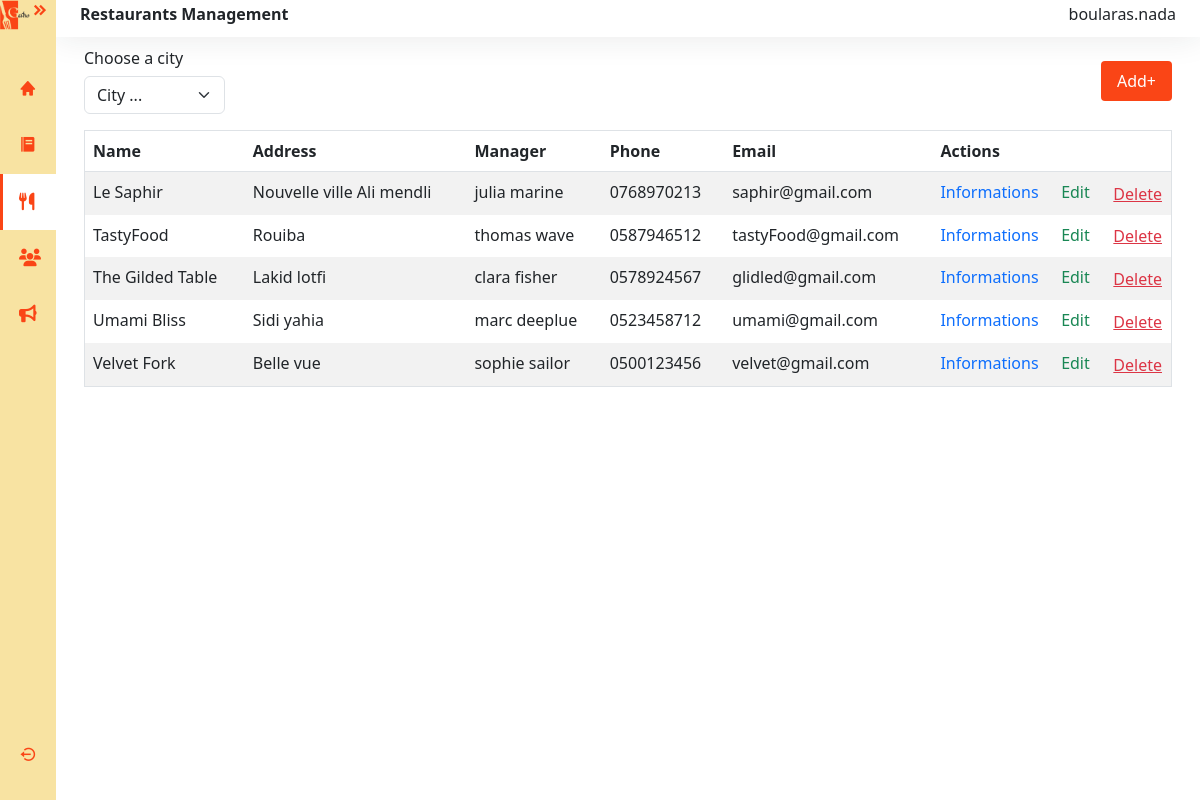
The page /restaurant/restaurants/ (signed in) on the database its author committed.
### restaurant/models.py (models this page shows, shortened)
class User(AbstractUser):
    USER_TYPES = (
        ('PDG', 'PDG'),
        ('MANAGER', 'Manager'),
        ('CHEF', 'Chef'),
        ('SERVER', 'Server'),
        ('DELIVERY', 'Delivery Person'),
        ('CLIENT', 'Client'),
        ('SUPPLIER', 'Supplier'),
    )
    user_type = models.CharField(max_length=10, choices=USER_TYPES)
    phone = models.CharField(max_length=20)
    groups = models.ManyToManyField(
        'auth.Group',
        verbose_name='groups',
        blank=True,
        help_text='The groups this user belongs to.',
        related_name="restaurant_user_groups",
        related_query_name="restaurant_user",
    )
    user_permissions = models.ManyToManyField(
        'auth.Permission',
        verbose_name='user permissions',
        blank=True,
        help_text='Specific permissions for this user.',
        related_name="restaurant_user_permissions",
        related_query_name="restaurant_user",
    )

class Restaurant(models.Model):
    name = models.CharField(max_length=100)
    address = models.CharField(max_length=255)
    city = models.CharField(max_length=100)
    phone = models.CharField(max_length=20)
    email = models.EmailField()
    image = models.ImageField(upload_to='restaurant_images/', blank=True, null=True)

class Manager(models.Model):
    user = models.OneToOneField(
        User,
        on_delete=models.CASCADE,
        primary_key=True,
        null=False,
        blank=False,
    )
    created_at = models.DateField(auto_now_add=True)
    status = models.CharField(max_length=10, choices=EmployeeStatus.choices)
    restaurant = models.OneToOneField(Restaurant, on_delete=models.CASCADE, related_name='manager')
    class Meta:
        constraints = [
            models.UniqueConstraint(
                fields=['restaurant'],
                name='unique_restaurant_manager',
                condition=models.Q(status='active'),
                violation_error_message="This restaurant already has an active manager."
            )
        ]

### restaurant/views.py (the view)
# urls.py: path('restaurants/', views.restaurant_list, name='restaurants'),
@pdg_required
def restaurant_list(request):
    selected_city = request.GET.get('city')
    restaurants = Restaurant.objects.select_related('manager__user').all()
    if selected_city:
        restaurants = Restaurant.objects.filter(city=selected_city)
    else:
        restaurants = Restaurant.objects.all()
    cities = Restaurant.objects.values_list('city', flat=True).distinct()
    return render(request, 'pdg/restaurants.html', {
        'restaurants': restaurants,
        'cities': cities,
        'selected_city': selected_city
    })

### templates/pdg/restaurants.html (shortened to what this page needs)
{% extends 'pdg/base.html' %}
{% load static %}
{% block extra_css %}
<link rel="stylesheet" href="https://cdnjs.cloudflare.com/ajax/libs/twitter-bootstrap/5.3.0/css/bootstrap.min.css">
<link rel="stylesheet" href="https://cdn.datatables.net/2.2.2/css/dataTables.bootstrap5.css">
<link rel="stylesheet" href="{% static 'styles/pdg/restau.css'%}">
{% endblock %}
{% block restaurants_active %}activate{% endblock %}
{% block content %}
<div class="main bg-white">
  <nav class="navbar navbar-expand bg-basic d-flex justify-content-between">
    <h6 class="fw-bold">Restaurants Management</h6>
    <h6>{{ request.session.display_username }}</h6>
  </nav>
  <main class="content px-3 py-1">
    <div class="container mt-2 mb-4">
      <div class="d-flex justify-content-between align-items-center mb-3">
        <div class="d-flex flex-column">
          <h6 class="me-3">Choose a city</h6>
          <form method="get">
            <select class="form-select w-auto" name="city" onchange="this.form.submit()">
              <option value="">City ...</option>
            </select>
          </form>
        </div>
        <a href="{% url 'add_restaurant' %}" id="btn">Add<span>+</span></a>
      </div>
      <div class="table-responsive" id="restlist">
        <table id="example" class="table table-striped border" style="width:100%">
          <thead>
            <tr>
              <th>Name</th>
              <th>Address</th>
              <th>Manager</th>
              <th>Phone</th>
              <th>Email</th>
              <th>Actions</th>
            </tr>
          </thead>
          <tbody>
            {% for restaurant in restaurants %}
            <tr>
              <td>{{ restaurant.name }}</td>
              <td>{{ restaurant.address }}</td>
              <td>
                {% if restaurant.manager %}
                  <span>{{ restaurant.manager.user.get_full_name }}</span>
                {% else %}
                  <span class="text-danger">No manager assigned</span>
                {% endif %}
              </td>
              <td>{{ restaurant.phone }}</td>
              <td>{{ restaurant.email }}</td>
              <td class="d-flex justify-content-between">
                <a href="{% url 'restaurant_information' restaurant.id %}" class="text-primary me-2">Informations</a>
                <a href="{% url 'edit_restaurant' restaurant.id %}" class="text-success me-2">Edit</a>
                <form action="{% url 'delete_restaurant' restaurant.id %}" method="post" onsubmit="return confirm('Are you sure?');">
                    <button type="submit" class="btn btn-link text-danger p-0 m-0">Delete</button>
                </form>
            </td>
            </tr>
            {% endfor %}
          </tbody>
        </table>
      </div>
    </div>
  </main>
</div>
{% endblock %}

### static/styles/pdg/base.css (style rules this page uses)
:root { --mainColor:#FA4516; --secondColor:#F8E3A2; }
.main { display: flex; flex-direction: column; min-height: 100vh; width: 100%; overflow: hidden; transition: all 0.25s ease-in-out; background-color: rgb(255, 255, 255); margin-left: 3.5rem; padding:0rem; }

### static/styles/pdg/restau.css (style rules this page uses)
:root { --mainColor:#FA4516; --secondColor:#F8E3A2; }
.navbar { background-color: white; box-shadow:0 0 2rem 0 rgba(33, 37,41 , .1) ; padding: 0.3rem 1.5rem; }
#btn { padding: 0.5rem 1rem; background-color: var(--mainColor); color: white; border: none; border-radius: 0.25rem; font-size: 1rem; text-decoration: none; }
td { border: 0; }
td a { text-decoration: none; }
div#restlist { overflow-x:auto; margin: 0rem; }
#example th, #example td { text-align: left; }

### rows shown on the page
User: session.display_username "boularas.nada"
Restaurant: name "Le Saphir", address "Nouvelle ville Ali mendli", manager.user.get_full_name "julia marine", phone "0768970213", email "saphir@gmail.com"
Restaurant: name "TastyFood", address "Rouiba", manager.user.get_full_name "thomas wave", phone "0587946512", email "tastyFood@gmail.com"
Restaurant: name "The Gilded Table", address "Lakid lotfi", manager.user.get_full_name "clara fisher", phone "0578924567", email "glidled@gmail.com"
Restaurant: name "Umami Bliss", address "Sidi yahia", manager.user.get_full_name "marc deeplue", phone "0523458712", email "umami@gmail.com"
Restaurant: name "Velvet Fork", address "Belle vue", manager.user.get_full_name "sophie sailor", phone "0500123456", email "velvet@gmail.com"
